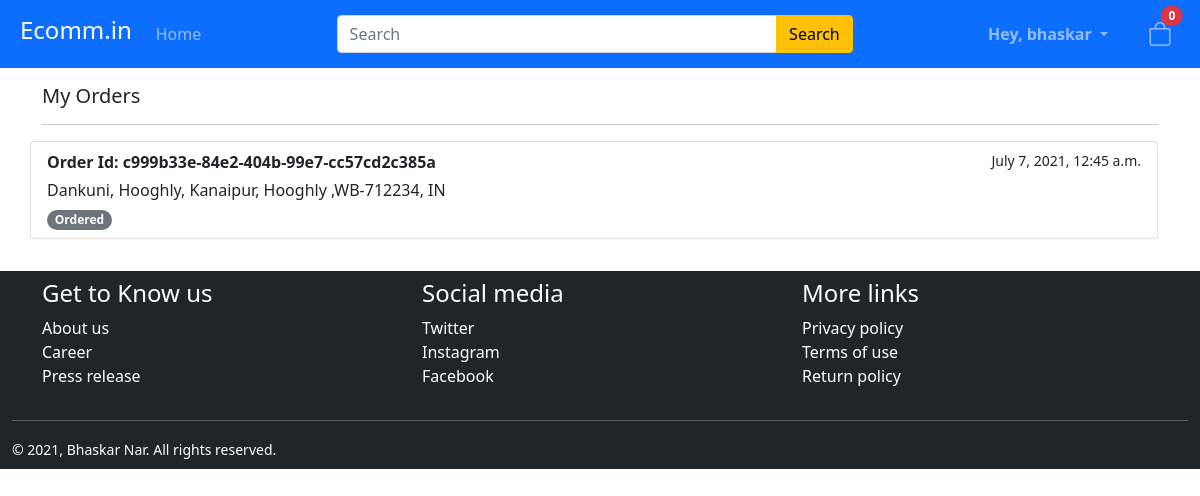
Page /orders (signed in) on the earlier database version.
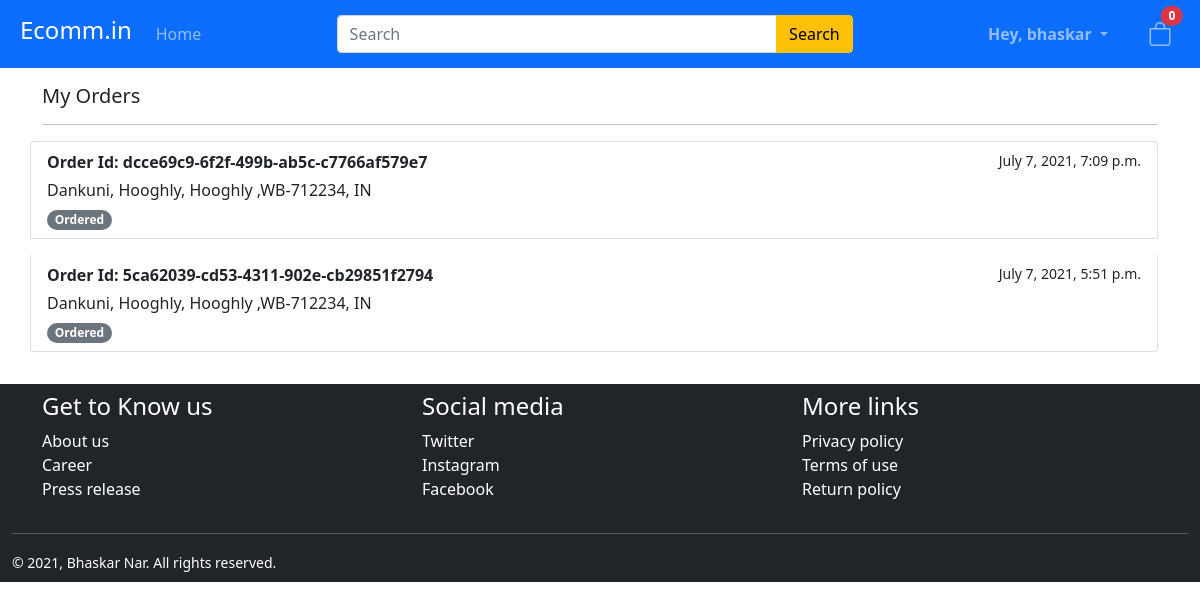
Same page on the later database version.
### ecomm/models.py (models this page shows, shortened)
class Order(models.Model):
    ORDER_STATUS = [
        ('Ordered', 'Ordered'),
        ('Shipped', 'Shipped'),
        ('Completed', 'Completed'),
        ('Canceled', 'Canceled'),
        ('Pending', 'Pending')
    ]
    PAYMENT_OPTION = [
        ('Credit Card/Debit Card', 'Credit Card/Debit Card'),
        ('COD', 'COD'),
        ('Wallet', 'Wallet'),
        ('UPI', 'UPI'),
        ('Net Banking','Net Banking')
    ]
    order_id = models.UUIDField(default=uuid4().hex, unique=True, primary_key=True)
    order_amount = models.DecimalField(default=None, null=True, decimal_places=2, max_digits=50)
    order_date = models.DateTimeField(auto_now_add=True) # adds datetime automaticaly wen object is created
    shipping_address = models.TextField(max_length=150)
    billing_address = models.TextField(max_length=150)
    status = models.CharField(choices=ORDER_STATUS, default='Pending', max_length=12)
    transaction_id = models.CharField(max_length=50, null=True)
    payment_id = models.CharField(max_length=50, null=True)
    payment_method = models.CharField(choices=PAYMENT_OPTION, max_length=30, null= True)
    customer = models.ForeignKey(User, on_delete=models.DO_NOTHING, null=True)

### ecomm/views.py (the view)
# urls.py: path('orders', OrderListView.as_view(template_name='ecomm/myorders.html'), name='myorder'),
class OrderListView(ListView):
    model = Order
    paginate_by = 15
    @method_decorator(login_required)
    def dispatch(self, request, *args, **kwargs):
        return super().dispatch(request, *args, **kwargs)
    def get_queryset(self, *args, **kwargs):
        query = Order.objects.filter(customer=self.request.user).order_by('-order_date')
        return query

### ecomm/templates/ecomm/myorders.html (shortened to what this page needs)
{% extends 'ecomm/index.html' %}
{% block content %}
    <div class="container my-3">
        <h5>My Orders</h5>
        <hr>
        <div class="row">
            {% if object_list %}
            <div class="list-group">
                {% for order in object_list %}
                    <a href="{% url 'order-details' order.order_id %}" class="list-group-item list-group-item-action mb-3" aria-current="true">
                      <div class="d-flex w-100 justify-content-between">
                        <strong class="mb-1">Order Id: {{ order.order_id }}</strong>
                        <small>{{ order.order_date }}</small>
                      </div>
                      <p class="mb-1">{{ order.shipping_address }}</p>
                      {% if order.status == 'Ordered' %}
                        <span class="badge rounded-pill bg-secondary" >{{order.status}}</span>
                      {% elif order.status == 'Shipped' %}
                        <span class="badge rounded-pill bg-primary" >{{order.status}}</span>
                      {% elif order.status == 'Canceled' %}
                      <span class="badge rounded-pill bg-danger" >{{order.status}}</span>
                      {% elif order.status == 'Pending' %}
                      <span class="badge rounded-pill bg-warning" >{{order.status}}</span>
                      {% else %}
                      <span class="badge rounded-pill bg-success" >{{order.status}}</span>
                      {% endif %}
                    </a>
                {% endfor %}
            </div>
            {% else %}
            <div class="alert alert-info text-center" role="alert">
                No orders to show
            </div>
            <span><a class="btn btn-primary btn-md" href="{% url 'index' %}">Start Shopping</a></span>
            {% endif %}
        </div>
    </div>
{% endblock content %}

Differences in the rows shown:
removed Order: order_id "c999b33e-84e2-404b-99e7-cc57cd2c385a", order_date "July 7, 2021, 12:45 a.m.", shipping_address "Dankuni, Hooghly, Kanaipur, Hooghly ,WB-712234, IN", status "Ordered"
added Order: order_id "dcce69c9-6f2f-499b-ab5c-c7766af579e7", order_date "July 7, 2021, 7:09 p.m.", shipping_address "Dankuni, Hooghly, Hooghly ,WB-712234, IN", status "Ordered"
added Order: order_id "5ca62039-cd53-4311-902e-cb29851f2794", order_date "July 7, 2021, 5:51 p.m.", shipping_address "Dankuni, Hooghly, Hooghly ,WB-712234, IN", status "Ordered"
